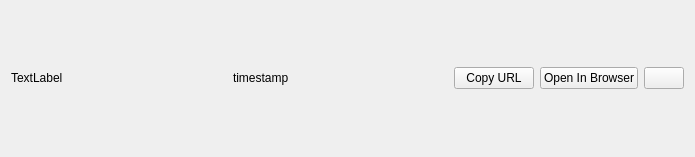
<?xml version="1.0" encoding="UTF-8"?>
<ui version="4.0">
 <class>UploadLineItem</class>
 <widget class="QWidget" name="UploadLineItem">
  <property name="geometry">
   <rect>
    <x>0</x>
    <y>0</y>
    <width>695</width>
    <height>157</height>
   </rect>
  </property>
  <property name="windowTitle">
   <string>Form</string>
  </property>
  <layout class="QGridLayout" name="gridLayout">
   <item row="0" column="0">
    <layout class="QHBoxLayout" name="horizontalLayout">
     <item>
      <widget class="QLabel" name="imagePreview">
       <property name="text">
        <string>TextLabel</string>
       </property>
      </widget>
     </item>
     <item>
      <widget class="QLabel" name="uploadTimestamp">
       <property name="text">
        <string notr="true">timestamp</string>
       </property>
      </widget>
     </item>
     <item>
      <widget class="QPushButton" name="copyUrl">
       <property name="sizePolicy">
        <sizepolicy hsizetype="Fixed" vsizetype="Fixed">
         <horstretch>0</horstretch>
         <verstretch>0</verstretch>
        </sizepolicy>
       </property>
       <property name="text">
        <string>Copy URL</string>
       </property>
      </widget>
     </item>
     <item>
      <widget class="QPushButton" name="openBrowser">
       <property name="sizePolicy">
        <sizepolicy hsizetype="Fixed" vsizetype="Fixed">
         <horstretch>0</horstretch>
         <verstretch>0</verstretch>
        </sizepolicy>
       </property>
       <property name="text">
        <string>Open In Browser</string>
       </property>
      </widget>
     </item>
     <item>
      <widget class="QPushButton" name="deleteImage">
       <property name="sizePolicy">
        <sizepolicy hsizetype="Fixed" vsizetype="Fixed">
         <horstretch>0</horstretch>
         <verstretch>0</verstretch>
        </sizepolicy>
       </property>
       <property name="text">
        <string notr="true"/>
       </property>
       <property name="icon">
        <iconset resource="../../data/graphics.qrc">
         <normaloff>:/img/material/black/delete.svg</normaloff>:/img/material/black/delete.svg</iconset>
       </property>
      </widget>
     </item>
    </layout>
   </item>
  </layout>
 </widget>
 <resources>
  <include location="../../data/graphics.qrc"/>
 </resources>
 <connections/>
</ui>
